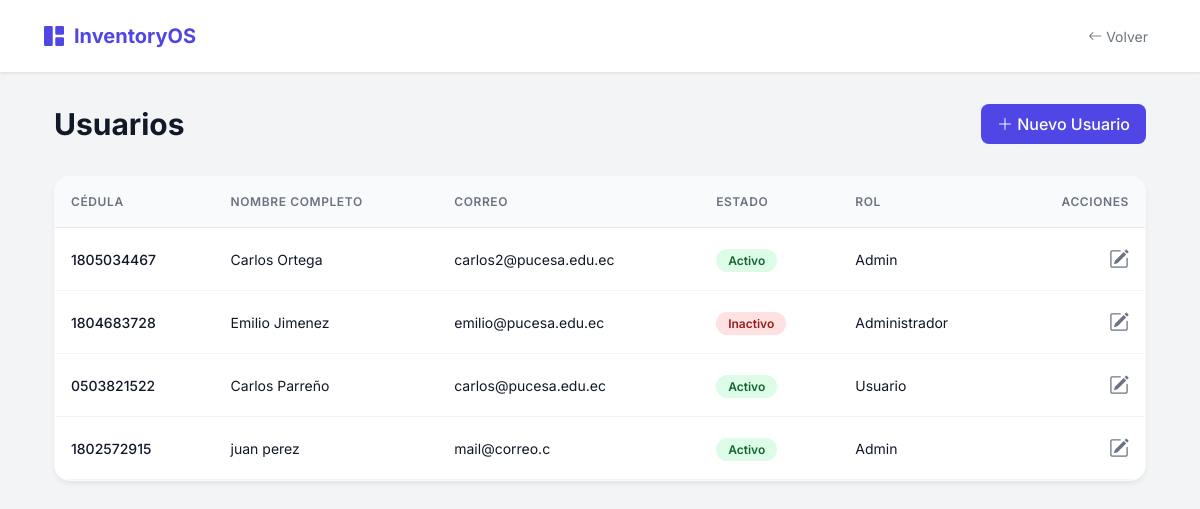
Page /create_modify_user/listar.php on the committed database.
### tables this page shows
CREATE TABLE `usuarios` (
  `id` int NOT NULL,
  `cedula` varchar(10) NOT NULL,
  `nombre` varchar(100) NOT NULL,
  `apellido` varchar(100) NOT NULL,
  `correo` varchar(100) NOT NULL,
  `telefono` varchar(20) NOT NULL,
  `clave` varchar(32) NOT NULL,
  `rol_id` int DEFAULT NULL,
  `pregunta_1_id` int DEFAULT NULL,
  `respuesta_1` varchar(32) DEFAULT NULL,
  `pregunta_2_id` int DEFAULT NULL,
  `respuesta_2` varchar(32) DEFAULT NULL,
  `pregunta_3_id` int DEFAULT NULL,
  `respuesta_3` varchar(32) DEFAULT NULL,
  `estado` enum('pendiente_activacion','activo','inactivo') DEFAULT 'pendiente_activacion',
  `token_otp` varchar(6) DEFAULT NULL,
  `token_expiracion` datetime DEFAULT NULL,
  `created_at` timestamp NULL DEFAULT CURRENT_TIMESTAMP
);

CREATE TABLE `cod_rol` (
  `cod_rol` int NOT NULL,
  `descripcion` varchar(100) NOT NULL
);

### create_modify_user/listar.php (the view, shortened to what this page needs)
<?php
require_once __DIR__ . '/../connect.php';
$sql = "SELECT u.id, u.cedula, u.nombre, u.apellido, u.correo, u.estado, u.rol_id, r.descripcion AS rol
    FROM usuarios u LEFT JOIN cod_rol r ON r.cod_rol = u.rol_id";
$resultado = $conn->query($sql);
?>
<!DOCTYPE html>
<html lang="es">
<head>
    <link href="https://cdn.jsdelivr.net/npm/bootstrap@5.3.0/dist/css/bootstrap.min.css" rel="stylesheet">
    <link rel="stylesheet" href="https://cdn.jsdelivr.net/npm/bootstrap-icons@1.11.0/font/bootstrap-icons.css">
</head>
<body>
<nav class="navbar navbar-expand-lg sticky-top">
    <div class="container-fluid">
        <a class="navbar-brand" href="../index.php">
            <i class="bi bi-grid-1x2-fill"></i> InventoryOS
        </a>
        <div class="d-flex align-items-center gap-3">
            <a href="../index.php" class="btn btn-outline-secondary btn-sm border-0">
                <i class="bi bi-arrow-left"></i> Volver
            </a>
        </div>
    </div>
</nav>
<div class="container px-4">
    <div class="page-header">
        <h1 class="page-title">Usuarios</h1>
        <a href="agregar.php" class="btn btn-primary-custom">
            <i class="bi bi-plus-lg"></i> Nuevo Usuario
        </a>
    </div>
    <div class="card-custom">
        <div class="table-responsive">
            <table class="table table-hover mb-0">
                <thead>
                    <tr>
                        <th>Cédula</th>
                        <th>Nombre Completo</th>
                        <th>Correo</th>
                        <th>Estado</th>
                        <th>Rol</th>
                        <th class="text-end">Acciones</th>
                    </tr>
                </thead>
                <tbody>
                    <?php
                    if ($resultado->num_rows > 0) {
                        while ($fila = $resultado->fetch_assoc()) {
                            $statusClass = ($fila['estado'] == 'activo') ? 'status-activo' : 'status-inactivo';
                            echo "<tr>";
                            echo "<td class='fw-medium'>" . htmlspecialchars($fila['cedula']) . "</td>";
                            echo "<td>" . htmlspecialchars($fila['nombre'] . ' ' . $fila['apellido']) . "</td>";
                            echo "<td>" . htmlspecialchars($fila['correo']) . "</td>";
                            echo "<td><span class='badge-status " . $statusClass . "'>" . ucfirst(htmlspecialchars($fila['estado'])) . "</span></td>";
                            echo "<td>" . htmlspecialchars($fila['rol'] ?? 'Sin Rol') . "</td>";
                            echo "<td class='text-end'>
                                    <a href='editar.php?id=" . $fila['id'] . "' class='action-btn' title='Editar'>
                                        <i class='bi bi-pencil-square fs-5'></i>
                                    </a>
                                  </td>";
                            echo "</tr>";
                        }
                    } else {
                        echo "<tr><td colspan='6' class='text-center py-4 text-muted'>No hay usuarios registrados</td></tr>";
                    }
                    ?>
                </tbody>
            </table>
        </div>
    </div>
</div>
</body>
</html>

### create_modify_user/listar.php (style rules this page uses)
:root { --primary-color: #4f46e5; --bg-color: #f3f4f6; --card-bg: #ffffff; --text-main: #111827; --text-muted: #6b7280; }
body { background-color: var(--bg-color); font-family: 'Inter', sans-serif; color: var(--text-main); }
.navbar { background-color: var(--card-bg); box-shadow: 0 1px 3px 0 rgba(0, 0, 0, 0.1); padding: 1rem 2rem; }
.navbar-brand { font-weight: 700; color: var(--primary-color) !important; font-size: 1.25rem; display: flex; align-items: center; gap: 10px; }
.page-header { display: flex; justify-content: space-between; align-items: center; margin-bottom: 2rem; margin-top: 2rem; }
.page-title { font-size: 1.875rem; font-weight: 700; color: var(--text-main); margin: 0; }
.card-custom { background-color: var(--card-bg); border-radius: 16px; box-shadow: 0 4px 6px -1px rgba(0, 0, 0, 0.05), 0 2px 4px -1px rgba(0, 0, 0, 0.03); border: 1px solid rgba(0,0,0,0.02); overflow: hidden; }
.table thead th { background-color: #f9fafb; color: var(--text-muted); font-weight: 600; text-transform: uppercase; font-size: 0.75rem; letter-spacing: 0.05em; border-bottom: 1px solid #e5e7eb; padding: 1rem; }
.table tbody td { padding: 1rem; vertical-align: middle; border-bottom: 1px solid #f3f4f6; color: var(--text-main); font-size: 0.875rem; }
.badge-status { padding: 0.25rem 0.75rem; border-radius: 9999px; font-size: 0.75rem; font-weight: 600; }
.status-activo { background-color: #dcfce7; color: #166534; }
.status-inactivo { background-color: #fee2e2; color: #991b1b; }
.btn-primary-custom { background-color: var(--primary-color); color: white; border: none; padding: 0.5rem 1rem; border-radius: 8px; font-weight: 500; transition: all 0.2s; }
.action-btn { color: var(--text-muted); transition: color 0.2s; }

### rows in the picture
usuarios: cedula "1805034467", nombre+apellido "Carlos Ortega", correo "carlos2@pucesa.edu.ec", estado "Activo", cod_rol.descripcion "Admin"
usuarios: cedula "1804683728", nombre+apellido "Emilio Jimenez", correo "emilio@pucesa.edu.ec", estado "Inactivo", cod_rol.descripcion "Administrador"
usuarios: cedula "0503821522", nombre+apellido "Carlos Parreño", correo "carlos@pucesa.edu.ec", estado "Activo", cod_rol.descripcion "Usuario"
usuarios: cedula "1802572915", nombre+apellido "juan perez", correo "mail@correo.c", estado "Activo", cod_rol.descripcion "Admin"
